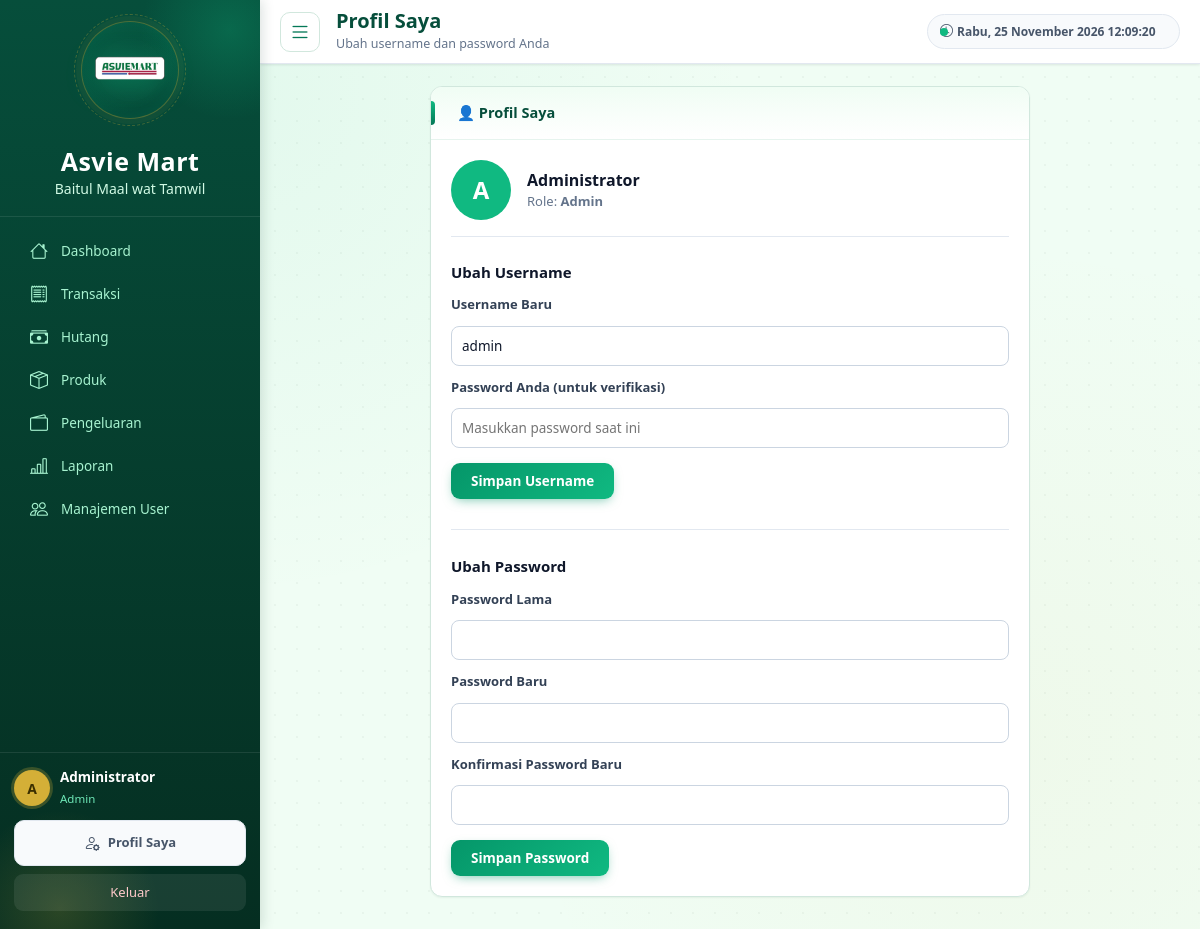
The page /admin/profil.php (signed in) on the database its author committed.
### tables this page shows
CREATE TABLE `users` (
  `id` int NOT NULL,
  `nama` varchar(100) NOT NULL,
  `username` varchar(50) NOT NULL,
  `password` varchar(255) NOT NULL,
  `role` enum('admin','kasir') NOT NULL DEFAULT 'kasir',
  `created_at` timestamp NOT NULL DEFAULT CURRENT_TIMESTAMP
);

### includes/functions.php (called while the page is built, shortened)
<?php
function e($str) {
    return htmlspecialchars((string)$str, ENT_QUOTES, 'UTF-8');
}
function user() {
    return [
        'id'       => $_SESSION['user_id'] ?? null,
        'nama'     => $_SESSION['user_nama'] ?? 'Guest',
        'username' => $_SESSION['username'] ?? '',
        'role'     => $_SESSION['user_role'] ?? 'kasir',
    ];
}
function userRole() {
    return $_SESSION['user_role'] ?? 'kasir';
}

### admin/profil.php (the view, shortened to what this page needs)
<?php
require_once '../config/database.php';
$pageTitle = 'Profil Saya';
$pageSubtitle = 'Ubah username dan password Anda';
$userId = user()['id'];
$stmt = $pdo->prepare("SELECT * FROM users WHERE id = ?");
$stmt->execute([$userId]);
require_once '../includes/header.php';
?>
<div class="card" style="max-width: 600px; margin: 0 auto;">
  <div class="card-head">
    <h2>👤 Profil Saya</h2>
  </div>
  <div class="card-body">
    <div style="display: flex; align-items: center; gap: 16px; margin-bottom: 24px; padding-bottom: 16px; border-bottom: 1px solid #e2e8f0;">
      <div style="width: 60px; height: 60px; background: #10b981; color: #fff; border-radius: 50%; display: flex; align-items: center; justify-content: center; font-size: 24px; font-weight: bold;">
        <?= strtoupper(substr($u['nama'], 0, 1)) ?>
      </div>
      <div>
        <div style="font-weight: bold; font-size: 16px;"><?= e($u['nama']) ?></div>
        <div style="color: #64748b; font-size: 13px;">Role: <strong><?= ucfirst($u['role']) ?></strong></div>
      </div>
    </div>
    <form method="post" style="margin-bottom: 30px;">
      <h3 style="font-size: 15px; margin-bottom: 12px;">Ubah Username</h3>
      <div class="form-group" style="margin-bottom: 12px;">
        <label style="display:block; font-size:13px; font-weight:bold; margin-bottom:5px;">Username Baru</label>
        <input type="text" name="username" value="<?= e($u['username']) ?>" required style="width:100%; padding:10px; border:1px solid #cbd5e1; border-radius:8px;">
      </div>
      <div class="form-group" style="margin-bottom: 15px;">
        <label style="display:block; font-size:13px; font-weight:bold; margin-bottom:5px;">Password Anda (untuk verifikasi)</label>
        <input type="password" name="password_lama" required placeholder="Masukkan password saat ini" style="width:100%; padding:10px; border:1px solid #cbd5e1; border-radius:8px;">
      </div>
      <button type="submit" class="btn btn-primary" style="padding: 9px 20px;">Simpan Username</button>
    </form>
    <hr style="border: none; border-top: 1px solid #e2e8f0; margin: 25px 0;">
    <form method="post">
      <h3 style="font-size: 15px; margin-bottom: 12px;">Ubah Password</h3>
      <div class="form-group" style="margin-bottom: 12px;">
        <label style="display:block; font-size:13px; font-weight:bold; margin-bottom:5px;">Password Lama</label>
        <input type="password" name="password_lama" required style="width:100%; padding:10px; border:1px solid #cbd5e1; border-radius:8px;">
      </div>
      <div class="form-group" style="margin-bottom: 12px;">
        <label style="display:block; font-size:13px; font-weight:bold; margin-bottom:5px;">Password Baru</label>
        <input type="password" name="password_baru" required minlength="6" style="width:100%; padding:10px; border:1px solid #cbd5e1; border-radius:8px;">
      </div>
      <div class="form-group" style="margin-bottom: 15px;">
        <label style="display:block; font-size:13px; font-weight:bold; margin-bottom:5px;">Konfirmasi Password Baru</label>
        <input type="password" name="password_konfirm" required minlength="6" style="width:100%; padding:10px; border:1px solid #cbd5e1; border-radius:8px;">
      </div>
      <button type="submit" class="btn btn-primary" style="padding: 9px 20px;">Simpan Password</button>
    </form>
  </div>
</div>
<?php require_once '../includes/footer.php'; ?>

### includes/header.php (shortened to what this page needs)
<?php
$currentPage = basename($_SERVER['PHP_SELF']);
$u = user();
$menu = [
    ['index.php',       'Dashboard',      'bi bi-house',          ['admin']],
    ['transaksi.php',   'Transaksi',      'bi bi-receipt',        ['admin']],
    ['hutang.php',      'Hutang',         'bi bi-cash-stack',     ['admin']],
    ['produk.php',      'Produk',         'bi bi-box-seam',       ['admin']],
    ['pengeluaran.php', 'Pengeluaran',    'bi bi-wallet2',        ['admin']],
    ['laporan.php',     'Laporan',        'bi bi-bar-chart-line', ['admin']],
    ['users.php',       'Manajemen User', 'bi bi-people',         ['admin']],
];
?>
<!DOCTYPE html>
<html lang="id">
<head>
<link rel="stylesheet" href="../assets/style.css">
<link rel="stylesheet" href="https://cdn.jsdelivr.net/npm/bootstrap-icons@1.11.3/font/bootstrap-icons.min.css">
</head>
<body>
<div class="app">
<aside class="sidebar" id="sidebar">
<div class="brand">
    <div class="brand-logo-wrap"><img src="../assets/loge.png" alt="Logo" class="brand-logo"></div>
    <div class="brand-text"><strong>Asvie Mart</strong><span class="brand-sub">Baitul Maal wat Tamwil</span></div>
</div>
<nav class="nav">
    <?php foreach ($menu as $m): ?>
        <?php if (in_array(userRole(), $m[3])):  ?>
            <a href="<?= $m[0] ?>" class="nav-item <?= $currentPage === $m[0] ? 'active' : '' ?>">
                <i class="<?= $m[2] ?>" aria-hidden="true"></i>
                <span><?= $m[1] ?></span>
            </a>
        <?php endif; ?>
    <?php endforeach; ?>
</nav>
<div class="sidebar-foot">
    <div class="user-chip">
        <div class="avatar"><?= strtoupper(substr($u['nama'], 0, 1)) ?></div>
        <div><strong><?= e($u['nama']) ?></strong><small><?= e(ucfirst($u['role'])) ?></small></div>
    </div>
    <?php if (userRole() === 'admin'): ?>
    <a href="profil.php" class="btn-setting">
        <i class="bi bi-person-gear"></i> Profil Saya
    </a>
    <?php endif; ?>
    <a href="../logout.php" class="btn-logout">Keluar</a>
</div>
</aside>
<main class="main">
<header class="topbar">
    <button class="sidebar-toggle" id="sidebarToggle" type="button" aria-label="Buka Menu">
        <i class="bi bi-list" style="font-size:22px;"></i>
    </button>
    <div class="topbar-info">
        <h1><?= isset($pageTitle) ? e($pageTitle) : 'Dashboard' ?></h1>
        <p class="subtitle"><?= isset($pageSubtitle) ? e($pageSubtitle) : 'Sistem Informasi Kasir' ?></p>
    </div>
    <div class="topbar-right">
        <span class="badge-date">
            <i class="bi bi-clock" aria-hidden="true"></i>
            <span id="liveClock"><?= tanggalIndo(date('Y-m-d H:i:s')) ?></span>
        </span>
    </div>
</header>
<div class="content">
</body>
</html>

### includes/header.php (style rules this page uses)
:root { --header-height: 64px; --header-shadow: 0 1px 3px rgba(15,23,42,.06), 0 1px 2px rgba(15,23,42,.04); --header-transition: all .25s cubic-bezier(.4,0,.2,1); }
.nav-item i { font-size: 18px; width: 20px; text-align: center; line-height: 1; flex: 0 0 20px; }
.topbar { display: flex; align-items: center; justify-content: space-between; flex-wrap: nowrap; padding: 0 20px; height: var(--header-height); background: #fff; border-bottom: 1px solid #e2e8f0; box-shadow: var(--header-shadow); position: sticky; top: 0; z-index: 100; }
.topbar-right { display: flex; align-items: center; gap: 12px; flex: 0 0 auto; }
.badge-date { display: inline-flex; align-items: center; gap: 4px; padding: 7px 12px; background: #f8fafc; border: 1px solid #e2e8f0; border-radius: 999px; font-size: 12px; font-weight: 600; color: #475569; white-space: nowrap; }
.badge-date i { font-size: 13px; }
#liveClock { display: inline-block; min-width: 210px; text-align: left; font-variant-numeric: tabular-nums; }
.btn-setting { display: flex; align-items: center; justify-content: center; gap: 8px; width: 100%; padding: 10px; margin-bottom: 8px; background: #f8fafc; border: 1px solid #e2e8f0; border-radius: 10px; color: #475569; font-size: 13px; font-weight: 600; text-decoration: none; transition: all .2s ease; }
.btn-setting i { font-size: 16px; }

### rows shown on the page
users: nama "A", nama "Administrator", role "Admin", username "admin"

### other values the page prints
$m[1] "Dashboard"
$m[1] "Transaksi"
$m[1] "Hutang"
$m[1] "Produk"
$m[1] "Pengeluaran"
$m[1] "Laporan"
$m[1] "Manajemen User"
$pageTitle "Profil Saya"
$pageSubtitle "Ubah username dan password Anda"
